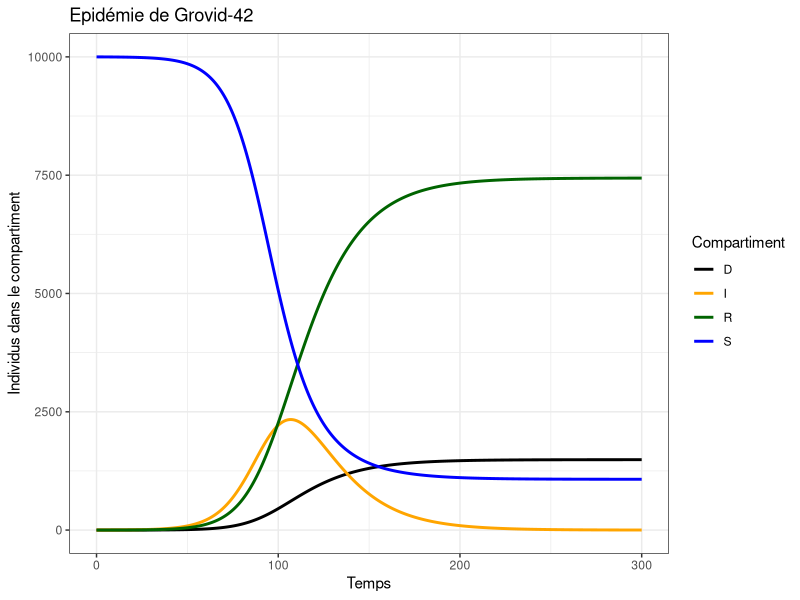
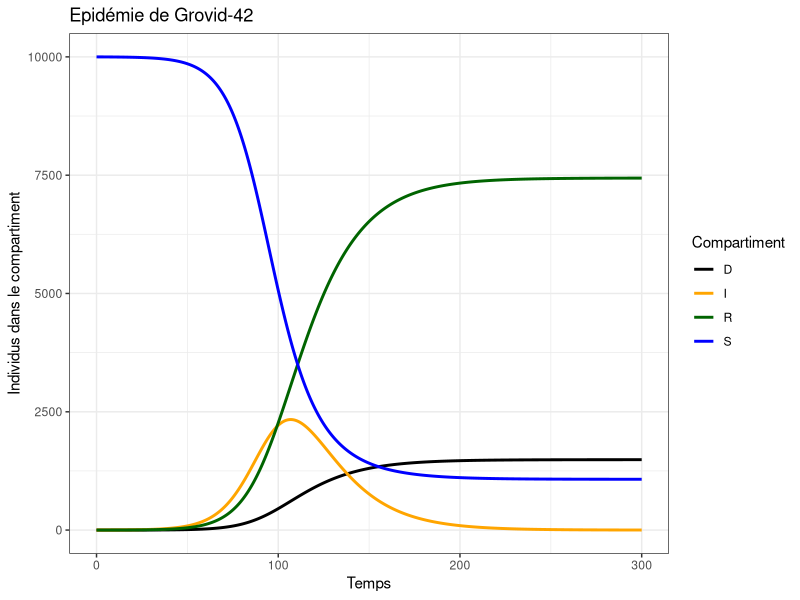

The R script that drew these images, in order: (Note: this script raises an error after producing the figures.)

library(tidyverse)
library(ggforce)
SIRD <- function(t, x, parms){
  
  
  with(as.list(c(parms,x)),{
    dS <- - beta*S*I
    dI <- + beta*S*I - gamma*I - mu*I
    dR <- gamma*I   
    dD <- mu * I
    der <- c(dS, dI,dR, dD)
    list(der)  
  }) 
  
}  # end of function definition



library(deSolve)

### INITIALIZE PARAMETER SETTINGS

parms <- c(beta=1.5e-5, gamma=0.5e-1, mu = 1e-2)		# set the parameters of the model
inits <- c(S=10000, I=1, R=0, D=0)		# set the initial values
dt    <- seq(0,300,0.1)			# set the time points for evaluation



simulation <- as.data.frame(lsoda(inits, dt, SIRD, parms=parms)) # this way our set 'parms' will be used as default

my.palette <- c("blue", "darkgreen", "orange", "black")
simulation%>% 
  pivot_longer(-time) %>% 
  ggplot() +
  geom_line(aes(x = time, y = value, col = name), size = 1) +
  theme_bw() +
  ggtitle("Epidémie de Grovid-42") +
  labs(col = "Compartiment") +
  xlab("Temps") +
  ylab("Individus dans le compartiment")  +
  scale_color_manual(values = my.palette[c(4,3,2,1)])

ggsave("grpsvidnormal.png", width = 1920/80 , height = 1080/80, units = "cm")


simulation%>% 
  mutate(R = beta1*S/(parms[2])+parms[3]) %>% 
  ggplot() +
  geom_line(aes(x = time, y = R), size = 1) +
  theme_bw() +
  ggtitle("Epidémie de Grovid-42", "Evolution du Rt") +
  labs(col = "Compartiment") +
  xlab("Temps") +
  ylab("Individus dans le compartiment") +
  geom_hline(aes(yintercept = 1), lty = 2, col = "red")



# simu confinement --------------------------------------------------------

beta1 = 1.5e-5
beta2 = 0.3e-5
beta3 = 1.15e-5
t1 = seq(0,70,0.1)
t2 = seq(70.1,170,0.1)
t3 = seq(180.1,700,0.1)

parms <- c(beta=beta1, gamma=0.5e-1, mu = 1e-2)		# set the parameters of the model
inits <- c(S=10000, I=1, R=0, D=0)		# set the initial values
dt    <- t1			# set the time points for evaluation

# Calculate and print R_0 on the screen
N <- sum(inits)
R_0 <- with(as.list(parms),{beta*N/gamma})
print(paste("R_0 =",R_0),quote=FALSE)


simulation1 <- as.data.frame(lsoda(inits, dt, SIRD, parms=parms)) # this way our set 'parms' will be used as default

#sim2
parms <- c(beta=beta2, gamma=0.5e-1, mu = 1e-2)		# set the parameters of the model
inits <- c(S=simulation1$S[nrow(simulation1)], 
           I=simulation1$I[nrow(simulation1)],
           R=simulation1$R[nrow(simulation1)], 
           D=simulation1$D[nrow(simulation1)])		# set the initial values
dt    <- t2			# set the time points for evaluation

simulation2 <- as.data.frame(lsoda(inits, dt, SIRD, parms=parms)) # this way our set 'parms' will be used as default

#sim3 

parms <- c(beta=beta3, gamma=0.5e-1, mu = 1e-2)		# set the parameters of the model
inits <- c(S=simulation2$S[nrow(simulation2)], 
           I=simulation2$I[nrow(simulation2)],
           R=simulation2$R[nrow(simulation2)], 
           D=simulation2$D[nrow(simulation2)])		# set the initial values
dt    <- t3			# set the time points for evaluation

simulation3 <- as.data.frame(lsoda(inits, dt, SIRD, parms=parms)) # this way our set 'parms' will be used as default




my.palette <- c("blue", "darkgreen", "orange", "black")


rbind(simulation1, simulation2, simulation3)%>% 
  select(time, I, D) %>% 
  pivot_longer(-time) %>% 
  ggplot() +
  geom_line(aes(x = time, y = value, col = name), size=1) +
  theme_bw()  +
  ggtitle("Epidémie de Grovid-42","Confinement en début de phase + reprise") +
  labs(col = "Compartiment") +
  scale_color_manual(values = my.palette[c(4,3)])

ggsave("grovidgerevue.png", width = 1920/80 , height = 1080/80, units = "cm")

rbind(simulation1, simulation2, simulation3)%>% 
  pivot_longer(-time) %>% 
  ggplot() +
  geom_line(aes(x = time, y = value, col = name), size=1) +
  theme_bw()  +
  ggtitle("Epidémie de Grovid-42","Confinement en début de phase + reprise") +
  labs(col = "Compartiment")+
  scale_color_manual(values = my.palette[c(4,3,2,1)])

ggsave("grovidgere.png", width = 1920/80 , height = 1080/80, units = "cm")            


rbind(simulation1, simulation2, simulation3)%>% 
  select(time, D) %>% 
  pivot_longer(-time) %>% 
  ggplot() +
  geom_line(aes(x = time, y = value, col = name), size=1) +
  theme_bw()  +
  ggtitle("Epidémie de Grovid-42","Confinement en début de phase + reprise") +
  labs(col = "Compartiment")+
  scale_color_manual(values = my.palette[c(4,3,2,1)]) +
  facet_zoom( ylim = c(0,250), xlim = c(40,220), split = FALSE, horizontal = FALSE)

ggsave("grovidgeremortszoom.png", width = 1920/80 , height = 1080/80, units = "cm")            


simulation1$beta <- beta1
simulation2$beta <- beta2
simulation3$beta <- beta3

df <- rbind(simulation1, simulation2, simulation3)

df%>% 
  mutate(R = beta*S/(parms[2]+parms[3])) %>% 
  ggplot() +
  geom_line(aes(x = time, y = R), size = 1) +
  theme_bw() +
  ggtitle("Epidémie de Grovid-42", "Evolution du Rt") +
  labs(col = "Compartiment") +
  xlab("Temps") +
  ylab("Individus dans le compartiment") +
  geom_hline(aes(yintercept = 1), lty = 2, col = "red")


library(gganimate)

anim <- rbind(simulation1, simulation2, simulation3)%>% 
  select(time, I, D) %>% 
  pivot_longer(-time) %>% 
  ggplot() +
  geom_line(aes(x = time, y = value, col = name), size=1) +
  theme_bw()  +
  ggtitle("Epidémie de Grovid-42") +
  labs(col = "Compartiment") +
  scale_color_manual(values = my.palette[c(4,3)]) +
  transition_reveal(time) +
  view_follow()


animate(
  anim,
  width = 1920, height = 1080, renderer = av_renderer(file = "epid.mp4"),
  fps = 24, nframes = 24*40, res= 250) 
